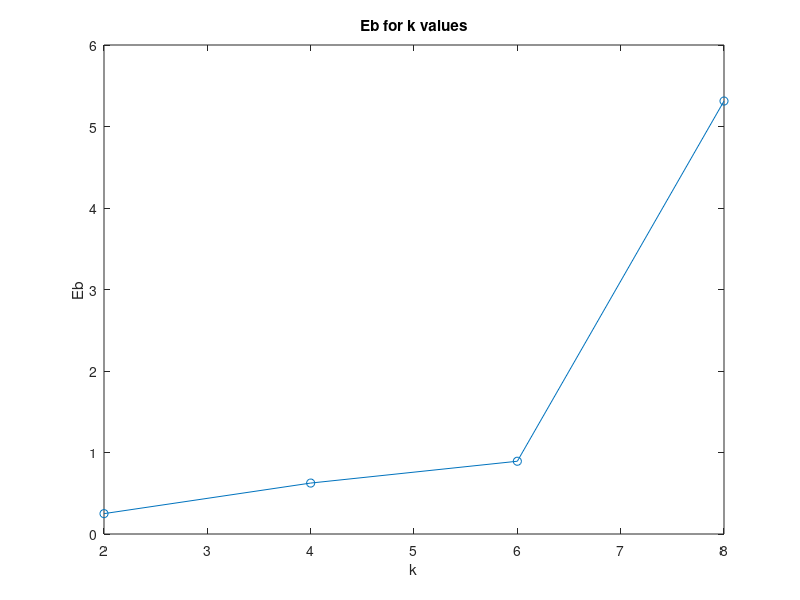
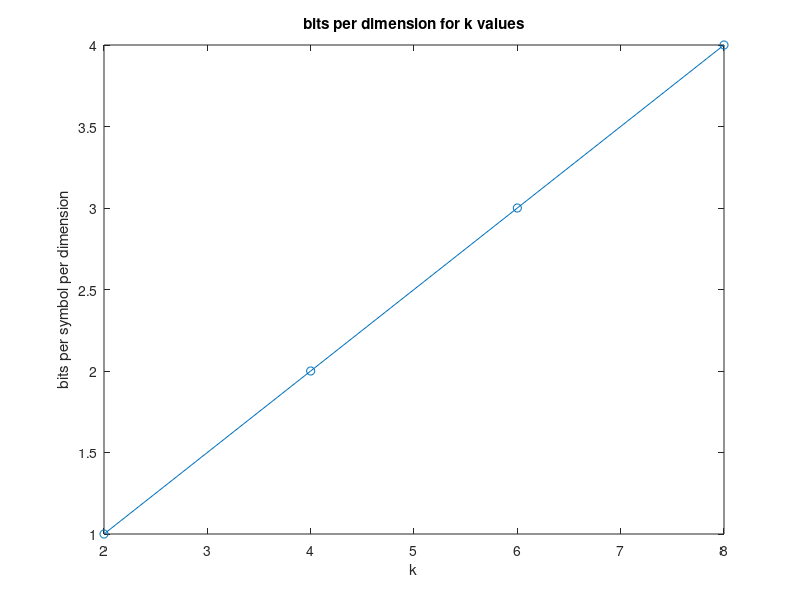

Reproduce these figures in MATLAB, in order. (Note: this script raises an error after producing the figures.)
%% Comm Theory HW 1
close all

%%M-ary QAM


k = 2;  %4QAM
M=2^k;
mat_2 = linspace(-.5, .5, sqrt(M) )+linspace(-.5, .5, sqrt(M)).'*j;
vec_2 = reshape(mat_2, [], 1);    %each point is a different column
Eb_2 = (1/k)*(1/M)*sum(abs(vec_2).^2)
%4 points, each different columns
bits2 = k/2;
k = 4;  %16qam
M=2^k;
mat_4 = linspace(-1.5, 1.5, sqrt(M))+linspace(-1.5, 1.5, sqrt(M)).'*j;
vec_4 = reshape(mat_4, [], 1);
Eb_4 = (1/k)*(1/M)*sum(abs(vec_4).^2)
bits4 = k/2;
k=6;  %64qam
M=2^k;
mat_6 = linspace(-2.5, 2.5, sqrt(M))+linspace(-2.5, 2.5, sqrt(M)).'*j;
vec_6 = reshape(mat_6, [], 1);   
Eb_6 = (1/k)*(1/M)*sum(abs(vec_6).^2)
bits6 = k/2;
k=8;  %256QAM
M=2^k;
mat_8 = linspace(-7.5, 7.5, sqrt(M))+linspace(-7.5, 7.5, sqrt(M)).'*j;
vec_8 = reshape(mat_8, [], 1);
Eb_8 = (1/k)*(1/2^k)*sum(abs(vec_8).^2)
bits8 = k/2;

figure;
plot([2, 4, 6, 8], [Eb_2, Eb_4, Eb_6, Eb_8], 'Marker', 'o');
xlabel('k');
ylabel('Eb');
title('Eb for k values');

figure;
plot([2, 4, 6, 8], [bits2, bits4, bits6, bits8], 'Marker', 'o');
xlabel('k');
ylabel('bits per symbol per dimension');
title('bits per dimension for k values');

syms A T;
eqn = A*T*sinc(0) == 1;
A = solve(eqn, A);  % so that peak value of Y is at 0db

fs = 40e3;
f = linspace(0, fs/2, 1e8);  %large enough vector, with enough n points 

T = 0.25;
Amp = double(subs(A, T))
W = 1;

Y = Amp*exp(j*2*pi*f*.5*T)*T.*sinc(f*T).*exp((-log(2)/2)*(f/W).^2);
Hdb = 20*log10(abs(Y));
figure;
plot(f, Hdb);
xlim([0 10]); %what the x-axis shows
ylim([-200 0]);  %what the y-axis shows
xlabel("Frequency kHz");
ylabel("|Y| (dB)");
title("Output Magnitude Spectrum")

%find where mag is less than or equal to -50dB 
ind = find(Hdb<=-50, 1);
B0 = f(ind)

%use qfunc to compute and graph y(t)
stdev = sqrt(log(2))/(2*pi*W);
t = linspace(0, 2, 1e4);
y_t = Amp*(qfunc((t-T)/stdev)-qfunc((t)/stdev));
ind_t = find(abs(y_t)<= 0.1*max(abs(y_t)), 1);
T0 = t(ind_t);
B0*T0

figure;
plot(t, y_t);
xlabel("Time");
ylabel("y(t)");
title("Output Signal")






